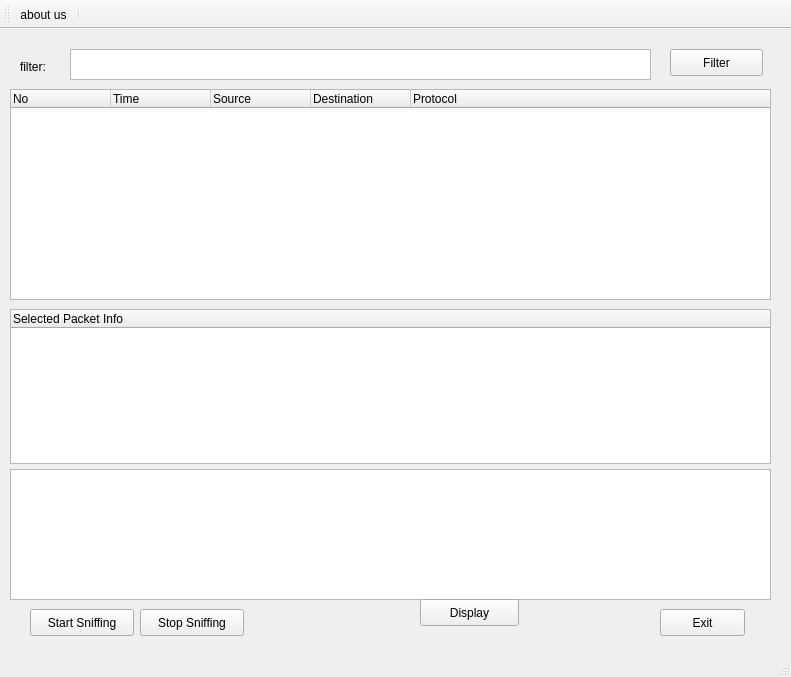
<?xml version="1.0" encoding="UTF-8"?>
<ui version="4.0">
 <class>MainWindow</class>
 <widget class="QMainWindow" name="MainWindow">
  <property name="geometry">
   <rect>
    <x>0</x>
    <y>0</y>
    <width>791</width>
    <height>677</height>
   </rect>
  </property>
  <property name="sizePolicy">
   <sizepolicy hsizetype="Fixed" vsizetype="Fixed">
    <horstretch>0</horstretch>
    <verstretch>0</verstretch>
   </sizepolicy>
  </property>
  <property name="minimumSize">
   <size>
    <width>791</width>
    <height>677</height>
   </size>
  </property>
  <property name="maximumSize">
   <size>
    <width>791</width>
    <height>677</height>
   </size>
  </property>
  <property name="windowTitle">
   <string>Packets</string>
  </property>
  <widget class="QWidget" name="centralwidget">
   <widget class="QLabel" name="label">
    <property name="geometry">
     <rect>
      <x>20</x>
      <y>30</y>
      <width>40</width>
      <height>15</height>
     </rect>
    </property>
    <property name="sizePolicy">
     <sizepolicy hsizetype="MinimumExpanding" vsizetype="MinimumExpanding">
      <horstretch>0</horstretch>
      <verstretch>0</verstretch>
     </sizepolicy>
    </property>
    <property name="text">
     <string>filter:</string>
    </property>
   </widget>
   <widget class="QTreeWidget" name="PacketTree">
    <property name="geometry">
     <rect>
      <x>10</x>
      <y>280</y>
      <width>761</width>
      <height>155</height>
     </rect>
    </property>
    <column>
     <property name="text">
      <string>Selected Packet Info</string>
     </property>
    </column>
   </widget>
   <widget class="QTreeWidget" name="PacketTable">
    <property name="geometry">
     <rect>
      <x>10</x>
      <y>60</y>
      <width>761</width>
      <height>211</height>
     </rect>
    </property>
    <column>
     <property name="text">
      <string>No</string>
     </property>
    </column>
    <column>
     <property name="text">
      <string>Time</string>
     </property>
    </column>
    <column>
     <property name="text">
      <string>Source</string>
     </property>
    </column>
    <column>
     <property name="text">
      <string>Destination</string>
     </property>
    </column>
    <column>
     <property name="text">
      <string>Protocol</string>
     </property>
    </column>
    <column>
     <property name="text">
      <string/>
     </property>
    </column>
   </widget>
   <widget class="QTextEdit" name="FilterText">
    <property name="geometry">
     <rect>
      <x>70</x>
      <y>20</y>
      <width>581</width>
      <height>31</height>
     </rect>
    </property>
    <property name="sizePolicy">
     <sizepolicy hsizetype="Expanding" vsizetype="Preferred">
      <horstretch>0</horstretch>
      <verstretch>0</verstretch>
     </sizepolicy>
    </property>
   </widget>
   <widget class="QPushButton" name="FilterBtn">
    <property name="geometry">
     <rect>
      <x>670</x>
      <y>20</y>
      <width>93</width>
      <height>27</height>
     </rect>
    </property>
    <property name="text">
     <string>Filter</string>
    </property>
   </widget>
   <widget class="QPushButton" name="StopSniffing">
    <property name="geometry">
     <rect>
      <x>140</x>
      <y>580</y>
      <width>104</width>
      <height>27</height>
     </rect>
    </property>
    <property name="text">
     <string>Stop Sniffing</string>
    </property>
   </widget>
   <widget class="QPushButton" name="StartButton">
    <property name="geometry">
     <rect>
      <x>30</x>
      <y>580</y>
      <width>104</width>
      <height>27</height>
     </rect>
    </property>
    <property name="text">
     <string>Start Sniffing</string>
    </property>
   </widget>
   <widget class="QPushButton" name="Exit">
    <property name="geometry">
     <rect>
      <x>660</x>
      <y>580</y>
      <width>85</width>
      <height>27</height>
     </rect>
    </property>
    <property name="text">
     <string>Exit</string>
    </property>
   </widget>
   <widget class="QListWidget" name="listWidget">
    <property name="geometry">
     <rect>
      <x>10</x>
      <y>440</y>
      <width>761</width>
      <height>131</height>
     </rect>
    </property>
    <property name="sizePolicy">
     <sizepolicy hsizetype="Expanding" vsizetype="Expanding">
      <horstretch>0</horstretch>
      <verstretch>0</verstretch>
     </sizepolicy>
    </property>
   </widget>
   <widget class="QPushButton" name="DisplayButton">
    <property name="geometry">
     <rect>
      <x>420</x>
      <y>570</y>
      <width>99</width>
      <height>27</height>
     </rect>
    </property>
    <property name="visible">
     <bool>false</bool>
    </property>
    <property name="text">
     <string>Display</string>
    </property>
   </widget>
  </widget>
  <widget class="QToolBar" name="toolBar">
   <property name="sizePolicy">
    <sizepolicy hsizetype="Expanding" vsizetype="Fixed">
     <horstretch>0</horstretch>
     <verstretch>0</verstretch>
    </sizepolicy>
   </property>
   <property name="windowTitle">
    <string>toolBar</string>
   </property>
   <attribute name="toolBarArea">
    <enum>TopToolBarArea</enum>
   </attribute>
   <attribute name="toolBarBreak">
    <bool>false</bool>
   </attribute>
   <addaction name="actionAbout_us"/>
   <addaction name="separator"/>
  </widget>
  <widget class="QStatusBar" name="statusBar">
   <property name="statusTip">
    <string/>
   </property>
  </widget>
  <action name="actionAbout_us">
   <property name="icon">
    <iconset>
     <normaloff>Windows/about.png</normaloff>Windows/about.png</iconset>
   </property>
   <property name="text">
    <string>about us</string>
   </property>
   <property name="toolTip">
    <string>&lt;html&gt;&lt;head/&gt;&lt;body&gt;&lt;p&gt;about us&lt;/p&gt;&lt;/body&gt;&lt;/html&gt;</string>
   </property>
  </action>
 </widget>
 <resources/>
 <connections>
  <connection>
   <sender>Exit</sender>
   <signal>clicked()</signal>
   <receiver>MainWindow</receiver>
   <slot>close()</slot>
   <hints>
    <hint type="sourcelabel">
     <x>529</x>
     <y>526</y>
    </hint>
    <hint type="destinationlabel">
     <x>310</x>
     <y>285</y>
    </hint>
   </hints>
  </connection>
  <connection>
   <sender>PacketTable</sender>
   <signal>itemClicked(QTreeWidgetItem*,int)</signal>
   <receiver>DisplayButton</receiver>
   <slot>click()</slot>
   <hints>
    <hint type="sourcelabel">
     <x>390</x>
     <y>205</y>
    </hint>
    <hint type="destinationlabel">
     <x>469</x>
     <y>623</y>
    </hint>
   </hints>
  </connection>
 </connections>
</ui>
